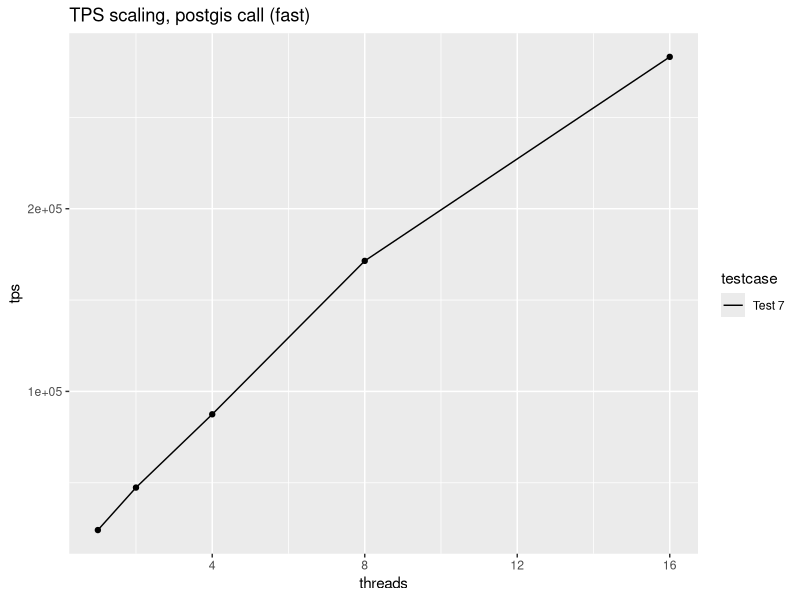
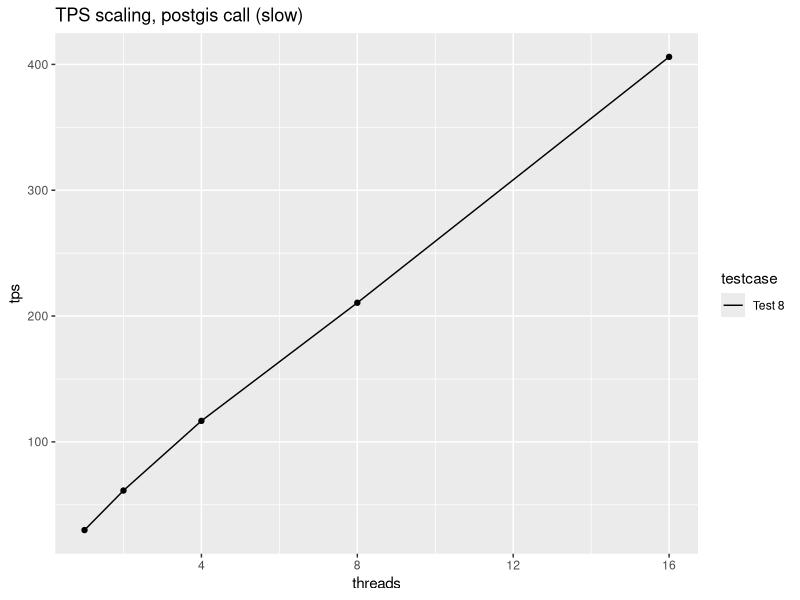
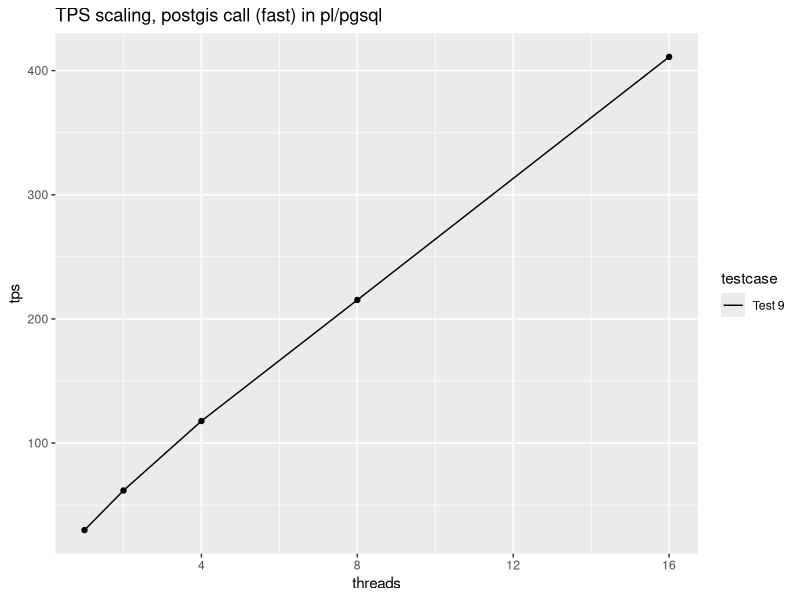
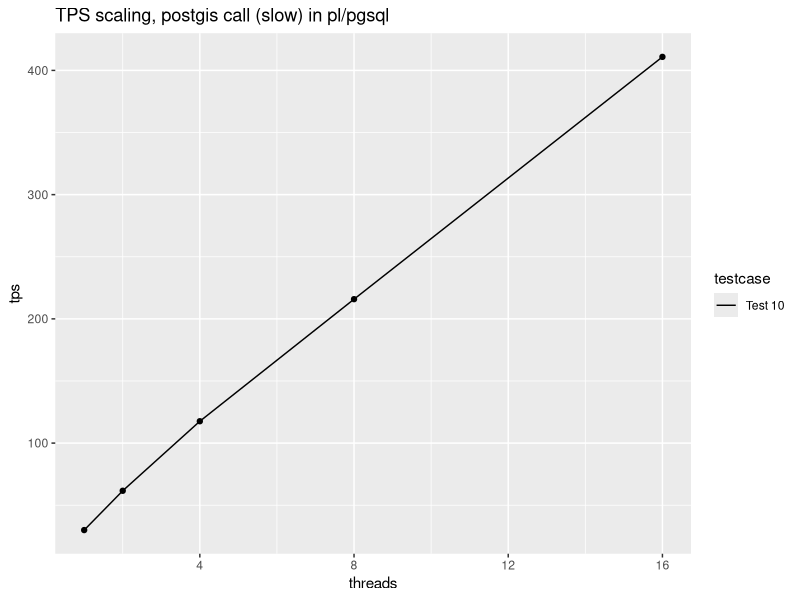

R code for these plots, in order:
# R script to convert result to a graphic.
# Having done this I realise R was the wrong choice but it's too late now. We're commited.

# Run R manually and type this line as root if ggplot2 is not installed
# install.packages("ggplot2")

library(reshape)
library(ggplot2)

d = read.csv("ppppt_results.csv", comment.char="#")
#plot(ggplot(subset(d, select=c('Test 2')), aes(x=threads, y=tps)) + labs(title = "Graph of pl/pgsql TPS varying with thread count") + geom_bar(stat="identity", fill="#FF9999", colour="black") + facet_wrap (~ testcase))
#plot(ggplot(subset(d, testcase %in% c('Test 1','Test 2')), aes(threads,tps,linetype=testcase)) + labs(title = "Graph of pl/pgsql TPS varying with thread count") + geom_line() + geom_point())


png(filename='result7.png')
plot(ggplot(subset(d, testcase=='Test 7'), aes(threads,tps,linetype=testcase)) + labs(title = "TPS scaling, postgis call (fast)") + geom_line() + geom_point())
dev.off()

png(filename='result8.png')
plot(ggplot(subset(d, testcase=='Test 8'), aes(threads,tps,linetype=testcase)) + labs(title = "TPS scaling, postgis call (slow)") + geom_line() + geom_point())
dev.off()

png(filename='result9.png')
plot(ggplot(subset(d, testcase=='Test 9'), aes(threads,tps,linetype=testcase)) + labs(title = "TPS scaling, postgis call (fast) in pl/pgsql") + geom_line() + geom_point())
dev.off()

png(filename='result10.png')
plot(ggplot(subset(d, testcase=='Test 10'), aes(threads,tps,linetype=testcase)) + labs(title = "TPS scaling, postgis call (slow) in pl/pgsql") + geom_line() + geom_point())
dev.off()
